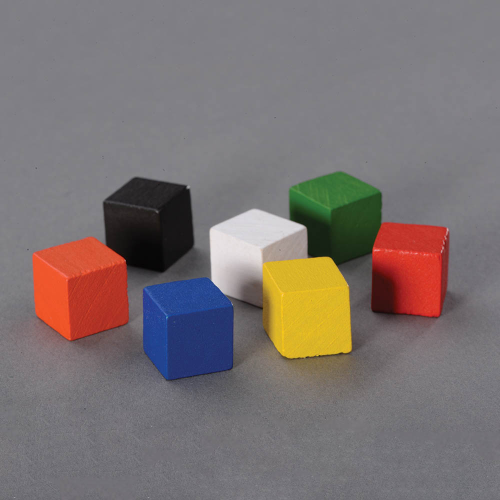
#> input picture img/cubes.jpg, 1000 x 1000 px (shown at 1/2 size)
$ jupyter execute lesson1.ipynb
#> lines starting #> are read from the running program, lines starting #| are printed output that depends on the picture
## Vision-based Control (Part 1)

### Section 1: Image Representation (Images as Arrays)
We define how images are represented as arrays

#### 1.1 Import relevant Python packages

[cell 1]
import cv2 as cv
import numpy as np
import matplotlib.pyplot as plt

#### 1.2 Load and display an image

[cell 2]
# path_to_image = '.\img\cubes.jpg' # Use this if you are on a Windows PC
path_to_image = './img/cubes.jpg'

# read the image from the directory
img = cv.imread(path_to_image)
#> img is the input picture: shape (1000, 1000, 3); mean B, G, R 113, 113.8, 123

# Convert from BGR (OpenCV's default) to RGB (Matplotlib's default)
img_rgb = cv.cvtColor(img, cv.COLOR_BGR2RGB)

# display image
plt.imshow(img_rgb)
plt.show()

#### 1.3 Explore image properties

[cell 3]
print('Image properties:')
print(f'Image type: {type(img_rgb)}')
#| Image type: <class 'numpy.ndarray'>
print(f'Image shape: {img_rgb.shape}')
#| Image shape: (1000, 1000, 3)
print(f'Image size: {img_rgb.size}')
#| Image size: 3000000

### Section 2: Basic Image Processing

1. Image cropping
2. Image resizing
3. Splitting image channels
4. Merging image channels
5. Converting to different color spaces
6. Pixel value distribution (image histogram)

1. Image cropping

[cell 4]
# TODO: Try to isolate the YELLOW cube

# img_cropped = img_rgb[200:300, 200:300]
# plt.imshow(img_cropped)
# print(f'Cropped image shape: {img_cropped.shape}')

2. Resize image

[cell 5]
# TODO: Explore the cv.resize function

# print(f'Original image shape: {img_rgb.shape}')
# print(f'Resized image shape: {img_resize.shape}')

# plt.imshow(img_resize)

3. Splitting the image channels

[cell 6]
# [15 lines of commented-out code are left out]

4. Merging image channels

[cell 7]
# [17 lines of commented-out code are left out]

5. Converting to different color spaces

[cell 8]
#TODO: Explore different color spaces. Plot the original image in at least 3 other color spaces

# Reference: https://docs.opencv.org/3.4/d8/d01/group__imgproc__color__conversions.html

6. Pixel value distribution

[cell 9]
# TODO: Every pixel has a value (0, 255), let's explore the pixel value distribution

# TODO: 1. convert to grayscale
# img_gray = ??


# TODO: 2. find the min and max pixel value
# print(f'Min and Max pixel values are: [{np.min(img_gray)}, {np.max(img_gray)}]')


# TODO: 3. create and plot the pixel value distribution as an image histogram
histSize = 256
histRange = (0, 255)
# [15 lines of commented-out code are left out]

### Section 3: Image Enhancement

1. Histogram equalization
2. Filtering

#### 1. Histogram equalization

Resource: https://docs.opencv.org/4.x/d5/daf/tutorial_py_histogram_equalization.html

[cell 10]
path_to_image = './img/cubes.jpg'
img_gray = cv.imread(path_to_image, cv.IMREAD_GRAYSCALE)
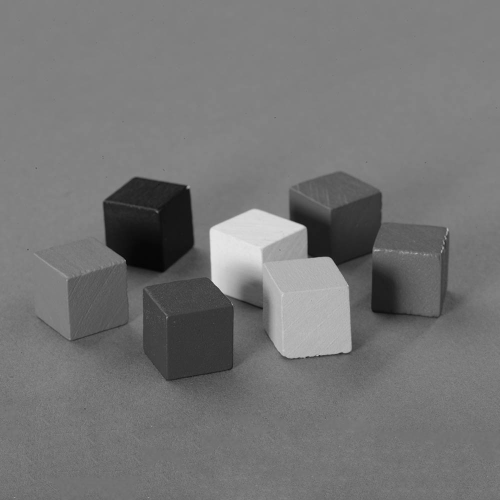
#> img_gray: shape (1000, 1000) (shown at 1/2 size); min 0, max 240, mean 116.4

plt.imshow(img_gray, cmap='gray')
